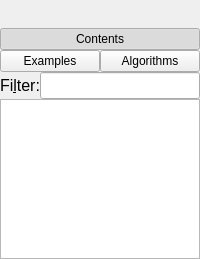
<?xml version="1.0" encoding="UTF-8"?>
<ui version="4.0">
 <class>DocBookViewer::SidePanel</class>
 <widget class="QWidget" name="DocBookViewer::SidePanel">
  <property name="geometry">
   <rect>
    <x>0</x>
    <y>0</y>
    <width>200</width>
    <height>259</height>
   </rect>
  </property>
  <property name="sizePolicy">
   <sizepolicy hsizetype="MinimumExpanding" vsizetype="Preferred">
    <horstretch>0</horstretch>
    <verstretch>0</verstretch>
   </sizepolicy>
  </property>
  <property name="minimumSize">
   <size>
    <width>180</width>
    <height>0</height>
   </size>
  </property>
  <property name="windowTitle">
   <string>Form</string>
  </property>
  <layout class="QVBoxLayout" name="verticalLayout_4">
   <property name="spacing">
    <number>0</number>
   </property>
   <property name="leftMargin">
    <number>0</number>
   </property>
   <property name="topMargin">
    <number>0</number>
   </property>
   <property name="rightMargin">
    <number>0</number>
   </property>
   <property name="bottomMargin">
    <number>0</number>
   </property>
   <item>
    <widget class="QFrame" name="frame">
     <layout class="QGridLayout" name="gridLayout">
      <property name="leftMargin">
       <number>0</number>
      </property>
      <property name="topMargin">
       <number>0</number>
      </property>
      <property name="rightMargin">
       <number>0</number>
      </property>
      <property name="bottomMargin">
       <number>0</number>
      </property>
      <property name="spacing">
       <number>0</number>
      </property>
      <item row="0" column="0">
       <widget class="QLabel" name="label_5">
        <property name="minimumSize">
         <size>
          <width>0</width>
          <height>28</height>
         </size>
        </property>
        <property name="text">
         <string/>
        </property>
       </widget>
      </item>
      <item row="2" column="0">
       <widget class="QPushButton" name="examples">
        <property name="text">
         <string>Examples</string>
        </property>
        <property name="checkable">
         <bool>true</bool>
        </property>
       </widget>
      </item>
      <item row="2" column="1">
       <widget class="QPushButton" name="algorithms">
        <property name="text">
         <string>Algorithms</string>
        </property>
        <property name="checkable">
         <bool>true</bool>
        </property>
       </widget>
      </item>
      <item row="1" column="0" colspan="2">
       <widget class="QPushButton" name="contents">
        <property name="text">
         <string>Contents</string>
        </property>
        <property name="checkable">
         <bool>true</bool>
        </property>
        <property name="checked">
         <bool>true</bool>
        </property>
       </widget>
      </item>
     </layout>
    </widget>
   </item>
   <item>
    <widget class="QStackedWidget" name="stackedWidget">
     <property name="font">
      <font>
       <pointsize>12</pointsize>
      </font>
     </property>
     <widget class="QWidget" name="pageContents">
      <layout class="QVBoxLayout" name="verticalLayout_2">
       <property name="spacing">
        <number>0</number>
       </property>
       <property name="leftMargin">
        <number>0</number>
       </property>
       <property name="topMargin">
        <number>0</number>
       </property>
       <property name="rightMargin">
        <number>0</number>
       </property>
       <property name="bottomMargin">
        <number>0</number>
       </property>
       <item>
        <layout class="QHBoxLayout" name="horizontalLayout_2">
         <item>
          <widget class="QLabel" name="label_2">
           <property name="text">
            <string>Fi&amp;lter:</string>
           </property>
           <property name="buddy">
            <cstring>searchContents</cstring>
           </property>
          </widget>
         </item>
         <item>
          <widget class="QLineEdit" name="searchContents"/>
         </item>
        </layout>
       </item>
       <item>
        <widget class="QTreeWidget" name="contentsNavigator">
         <property name="font">
          <font>
           <pointsize>12</pointsize>
          </font>
         </property>
         <property name="indentation">
          <number>10</number>
         </property>
         <property name="headerHidden">
          <bool>true</bool>
         </property>
         <column>
          <property name="text">
           <string notr="true">1</string>
          </property>
         </column>
        </widget>
       </item>
      </layout>
     </widget>
     <widget class="QWidget" name="pageAlgorithms">
      <layout class="QVBoxLayout" name="verticalLayout_3">
       <property name="spacing">
        <number>0</number>
       </property>
       <property name="leftMargin">
        <number>0</number>
       </property>
       <property name="topMargin">
        <number>0</number>
       </property>
       <property name="rightMargin">
        <number>0</number>
       </property>
       <property name="bottomMargin">
        <number>0</number>
       </property>
       <item>
        <layout class="QHBoxLayout" name="horizontalLayout">
         <item>
          <widget class="QLabel" name="label">
           <property name="text">
            <string>Fi&amp;lter:</string>
           </property>
           <property name="buddy">
            <cstring>searchAlgorithms</cstring>
           </property>
          </widget>
         </item>
         <item>
          <widget class="QLineEdit" name="searchAlgorithms"/>
         </item>
        </layout>
       </item>
       <item>
        <widget class="QTreeWidget" name="algorithmsNavigator">
         <property name="font">
          <font>
           <pointsize>12</pointsize>
          </font>
         </property>
         <property name="indentation">
          <number>10</number>
         </property>
         <attribute name="headerVisible">
          <bool>false</bool>
         </attribute>
         <column>
          <property name="text">
           <string notr="true">1</string>
          </property>
         </column>
        </widget>
       </item>
      </layout>
     </widget>
     <widget class="QWidget" name="pageExamples">
      <layout class="QVBoxLayout" name="verticalLayout">
       <property name="spacing">
        <number>0</number>
       </property>
       <property name="leftMargin">
        <number>0</number>
       </property>
       <property name="topMargin">
        <number>0</number>
       </property>
       <property name="rightMargin">
        <number>0</number>
       </property>
       <property name="bottomMargin">
        <number>0</number>
       </property>
       <item>
        <layout class="QHBoxLayout" name="horizontalLayout_3">
         <item>
          <widget class="QLabel" name="label_3">
           <property name="text">
            <string>Fi&amp;lter:</string>
           </property>
           <property name="buddy">
            <cstring>searchExamples</cstring>
           </property>
          </widget>
         </item>
         <item>
          <widget class="QLineEdit" name="searchExamples"/>
         </item>
        </layout>
       </item>
       <item>
        <widget class="QTreeWidget" name="examplesNavigator">
         <property name="font">
          <font>
           <pointsize>12</pointsize>
          </font>
         </property>
         <property name="indentation">
          <number>10</number>
         </property>
         <property name="headerHidden">
          <bool>true</bool>
         </property>
         <column>
          <property name="text">
           <string notr="true">1</string>
          </property>
         </column>
        </widget>
       </item>
      </layout>
     </widget>
     <widget class="QWidget" name="pageTables">
      <layout class="QVBoxLayout" name="verticalLayout_5">
       <property name="spacing">
        <number>0</number>
       </property>
       <property name="leftMargin">
        <number>0</number>
       </property>
       <property name="topMargin">
        <number>0</number>
       </property>
       <property name="rightMargin">
        <number>0</number>
       </property>
       <property name="bottomMargin">
        <number>0</number>
       </property>
       <item>
        <layout class="QHBoxLayout" name="horizontalLayout_4">
         <item>
          <widget class="QLabel" name="label_4">
           <property name="text">
            <string>Fi&amp;lter:</string>
           </property>
           <property name="buddy">
            <cstring>searchTables</cstring>
           </property>
          </widget>
         </item>
         <item>
          <widget class="QLineEdit" name="searchTables"/>
         </item>
        </layout>
       </item>
       <item>
        <widget class="QTreeWidget" name="tablesNavigator">
         <property name="font">
          <font>
           <pointsize>12</pointsize>
          </font>
         </property>
         <property name="indentation">
          <number>10</number>
         </property>
         <property name="headerHidden">
          <bool>true</bool>
         </property>
         <column>
          <property name="text">
           <string notr="true">1</string>
          </property>
         </column>
        </widget>
       </item>
      </layout>
     </widget>
    </widget>
   </item>
  </layout>
 </widget>
 <resources/>
 <connections/>
</ui>
